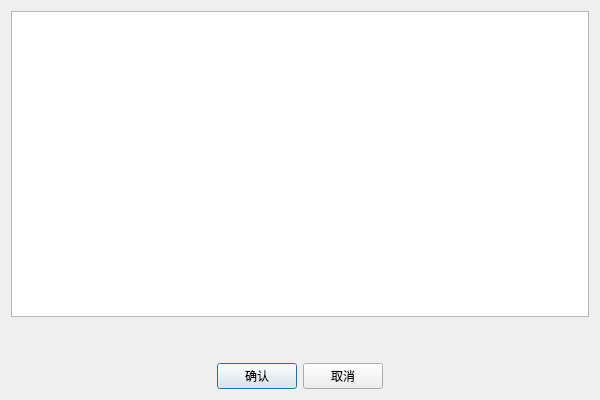
<?xml version="1.0" encoding="UTF-8"?>
<ui version="4.0">
 <class>confirmClass</class>
 <widget class="QDialog" name="confirmClass">
  <property name="geometry">
   <rect>
    <x>0</x>
    <y>0</y>
    <width>600</width>
    <height>400</height>
   </rect>
  </property>
  <property name="windowTitle">
   <string>确认信息</string>
  </property>
  <layout class="QHBoxLayout" name="horizontalLayout_2">
   <item>
    <layout class="QVBoxLayout" name="verticalLayout">
     <item>
      <widget class="QPlainTextEdit" name="confirmtext"/>
     </item>
     <item>
      <spacer name="verticalSpacer">
       <property name="orientation">
        <enum>Qt::Vertical</enum>
       </property>
       <property name="sizeType">
        <enum>QSizePolicy::Minimum</enum>
       </property>
       <property name="sizeHint" stdset="0">
        <size>
         <width>20</width>
         <height>40</height>
        </size>
       </property>
      </spacer>
     </item>
     <item>
      <layout class="QHBoxLayout" name="horizontalLayout">
       <item>
        <spacer name="horizontalSpacer">
         <property name="orientation">
          <enum>Qt::Horizontal</enum>
         </property>
         <property name="sizeHint" stdset="0">
          <size>
           <width>40</width>
           <height>20</height>
          </size>
         </property>
        </spacer>
       </item>
       <item>
        <widget class="QPushButton" name="confirm1">
         <property name="text">
          <string>确认</string>
         </property>
        </widget>
       </item>
       <item>
        <widget class="QPushButton" name="confirm2">
         <property name="text">
          <string>取消</string>
         </property>
        </widget>
       </item>
       <item>
        <spacer name="horizontalSpacer_2">
         <property name="orientation">
          <enum>Qt::Horizontal</enum>
         </property>
         <property name="sizeHint" stdset="0">
          <size>
           <width>40</width>
           <height>20</height>
          </size>
         </property>
        </spacer>
       </item>
      </layout>
     </item>
    </layout>
   </item>
  </layout>
 </widget>
 <layoutdefault spacing="6" margin="11"/>
 <resources/>
 <connections/>
</ui>
